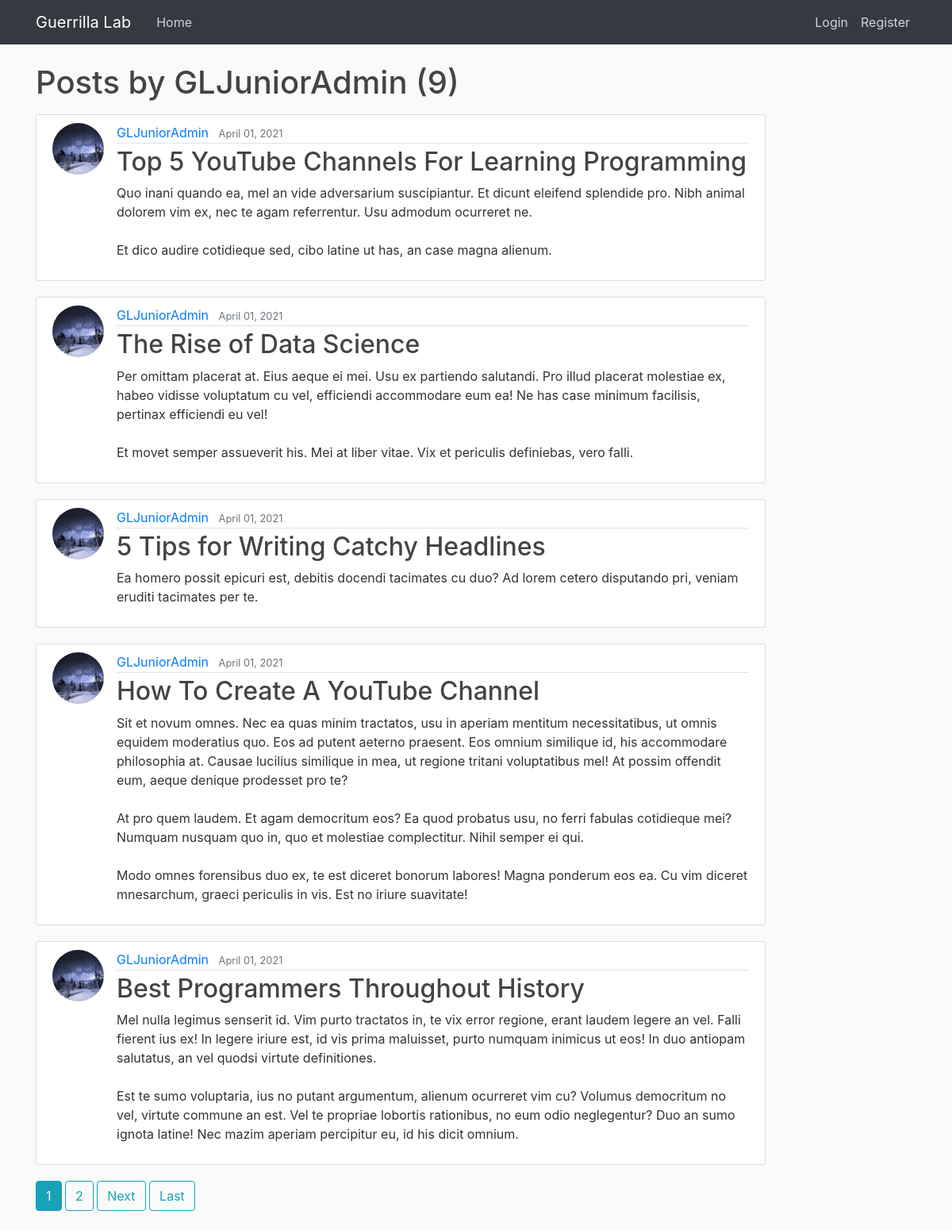
/user/GLJuniorAdmin, run on an earlier commit of the app's database.
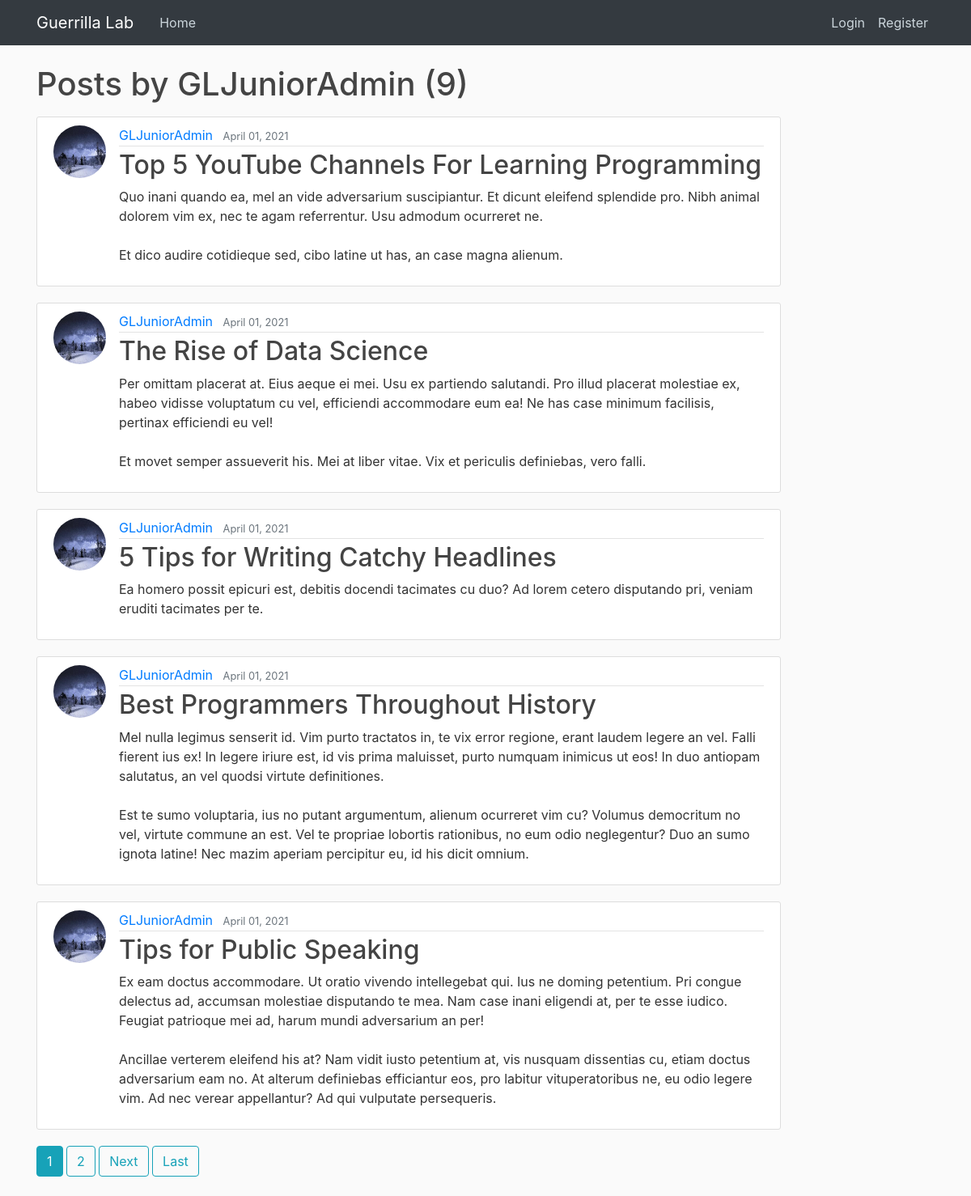
And on a later commit of the database.
### blog/models.py (models this page shows, shortened)
class Post(models.Model):
    title = models.CharField(max_length=100)
    content = models.TextField()
    subheading = models.TextField(max_length=255, blank=True, default=None)
    date_posted = models.DateTimeField(default=timezone.now)
    author = models.ForeignKey(User, on_delete=models.CASCADE)
    category = models.CharField(max_length=30, default=None)
    tags = TaggableManager(blank=True)

### users/models.py (models this page shows, shortened)
class Profile(models.Model):
    user = models.OneToOneField(User, on_delete=models.CASCADE)
    bio = models.TextField(max_length=1000)
    image = models.ImageField(default='default.jpg', upload_to='profile_pics')

### blog/views.py (the view)
# urls.py: path('user/<str:username>', UserPostListView.as_view(), name='user-posts'),
class UserPostListView(ListView):
    model = Post
    template_name = 'blog/user_posts.html'
    context_object_name = 'posts'
    paginate_by = 5
    def get_queryset(self):
        user = get_object_or_404(User, username=self.kwargs.get('username'))
        return Post.objects.filter(author=user).order_by('-date_posted')

### blog/templates/blog/user_posts.html (shortened to what this page needs)
{% extends "blog/base.html" %}
{% block content %}
    <h1 class="mb-3">Posts by {{ view.kwargs.username }} ({{ page_obj.paginator.count }}) </h1>
    {% for post in posts %}
    <article class="media content-section">
        <img
            class="rounded-circle article-img"
            src="{{ post.author.profile.image.url }}"
            alt=""
        />
        <div class="media-body">
            <div class="article-metadata">
                <a class="mr-2" href="{% url 'user-posts' post.author.username %}">
                {{ post.author }}
                </a>
                <small class="text-muted">{{ post.date_posted|date:"F d, Y" }}</small>
            </div>
            <h2>
                <a class="article-title" href="{% url 'post-detail' post.id %}">
                {{ post.title }}
                </a>
            </h2>
            <p class="article-content">{{ post.content }}</p>
        </div>
    </article>
    {% endfor %}
    {% if is_paginated %}
        {% for num in page_obj.paginator.page_range %}
            {% if page_obj.number == num %}
                <a class="btn btn-info mb-4" href="?page={{ num }}">{{ num }}</a>
            {% elif num > page_obj.number|add:'-2' and num < page_obj.number|add:'2' %}
                <a class="btn btn-outline-info mb-4" href="?page={{ num }}">{{ num }}</a>
            {% endif %}
        {% endfor %}
        {% if page_obj.has_next %}
            <a class="btn btn-outline-info mb-4" href="?page={{ page_obj.next_page_number}}">Next</a>
            <a class="btn btn-outline-info mb-4" href="?page={{ page_obj.paginator.num_pages }}">Last</a>
        {% endif %}
    {% endif %}
{% endblock content %}

What changed in the data, as far as the page shows it:
no longer on this page (row edited): Post: author.profile.image (placeholder picture), author "GLJuniorAdmin", date_posted "April 01, 2021", title "How To Create A YouTube Channel", content "Sit et novum omnes. Nec ea quas minim tractatos, usu in aperiam mentitum necessitatibus, ut omnis equidem moderatius quo. Eos ad putent aeterno praesent. Eos omnium similique id, his accommodare philosophia at. Causae lucilius similique in mea, ut regione tritani voluptatibus mel! At possim offendit eum, aeque denique prodesset pro te? At pro quem laudem. Et agam democritum eos? Ea quod probatus usu, no ferri fabulas cotidieque mei? Numquam nusquam quo in, quo et molestiae complectitur. Nihil semper ei qui. Modo omnes forensibus duo ex, te est diceret bonorum labores! Magna ponderum eos ea. Cu vim diceret mnesarchum, graeci periculis in vis. Est no iriure suavitate!"
now on this page (row edited): Post: author.profile.image (placeholder picture), author "GLJuniorAdmin", date_posted "April 01, 2021", title "Tips for Public Speaking", content "Ex eam doctus accommodare. Ut oratio vivendo intellegebat qui. Ius ne doming petentium. Pri congue delectus ad, accumsan molestiae disputando te mea. Nam case inani eligendi at, per te esse iudico. Feugiat patrioque mei ad, harum mundi adversarium an per! Ancillae verterem eleifend his at? Nam vidit iusto petentium at, vis nusquam dissentias cu, etiam doctus adversarium eam no. At alterum definiebas efficiantur eos, pro labitur vituperatoribus ne, eu odio legere vim. Ad nec verear appellantur? Ad qui vulputate persequeris."
